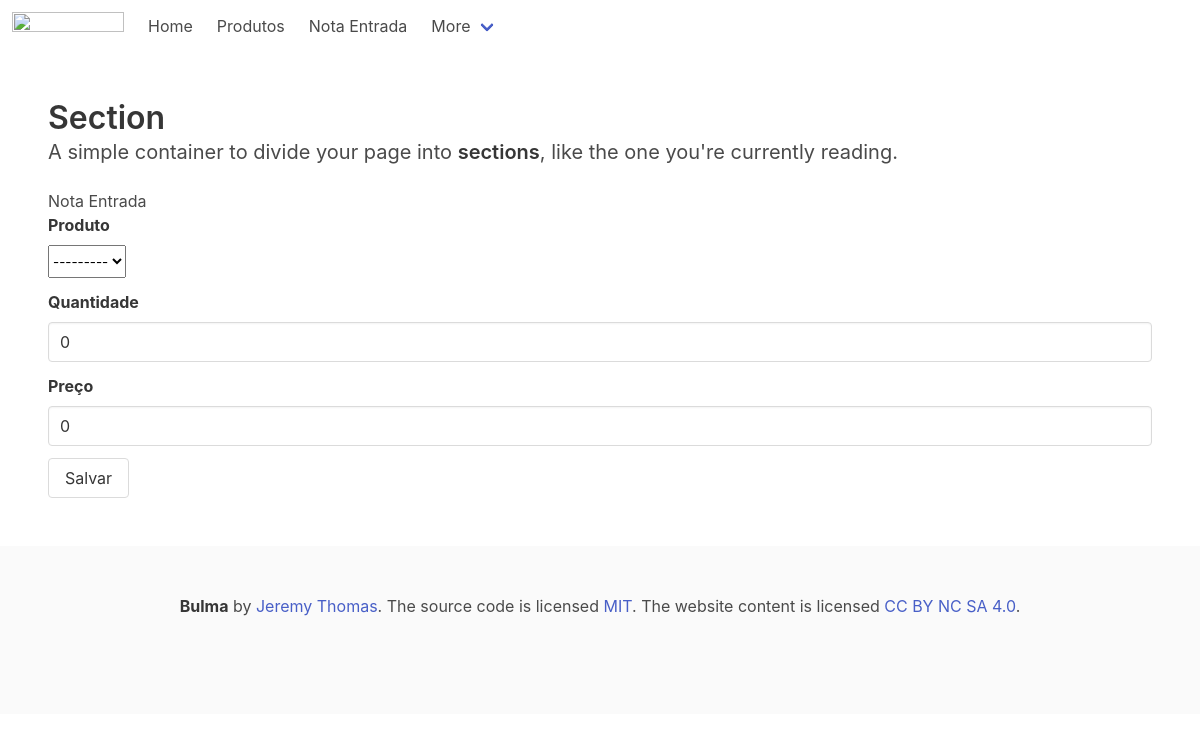
The page /entrada/notaEntradaNew/ on the database as committed earlier.
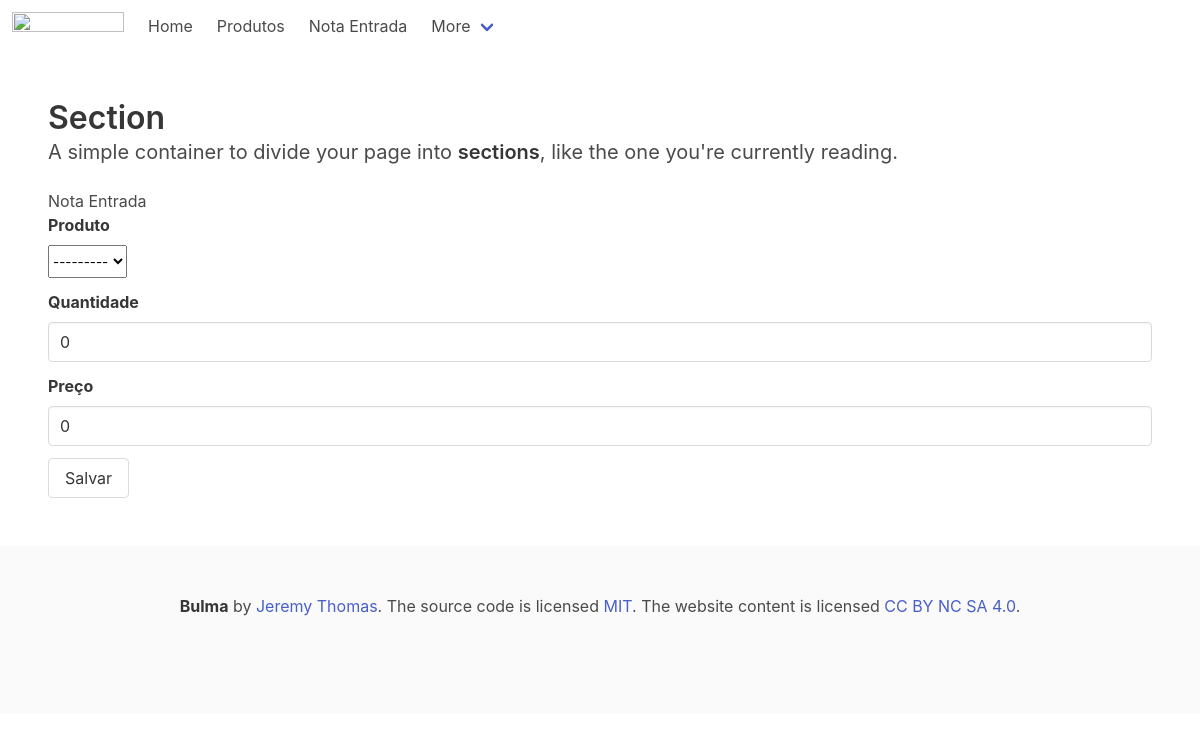
The same page on the database as committed later.
### produto/models.py (models this page shows)
class Produtos(models.Model):
    produto = models.CharField('Produto', max_length=200)
    cor = models.ForeignKey(Cores, on_delete=models.PROTECT)
    preco = models.DecimalField('Preço', decimal_places=2, max_digits=8, default=0)
    quantidade = models.IntegerField('Quantidade', default=0)
    def __str__(self) -> str:
        return self.produto

### notaEntrada/views.py (the view)
# urls.py: path('notaEntradaNew/', notaEntradaNew, name='notaEntradaNew'),
def notaEntradaNew(request):
    if request.method == 'POST':
        form = NotasEntradasForm(request.POST)
        if form.is_valid():
            form.save(commit=False)
            form.cleaned_data['produto'].quantidade = form.cleaned_data['produto'].quantidade + form.cleaned_data['quantidade']
            form.cleaned_data['produto'].preco = form.cleaned_data['preco']
            form.cleaned_data['produto'].save_base()
            form.save()
            return redirect('entrada:notaEntradaList')
    else:
        form = NotasEntradasForm()
        template_name = 'notaEntradaNew.html'
        context = {
            'form': form,
        }
        return render(request, template_name, context)

### notaEntrada/forms.py
class NotasEntradasForm(ModelForm):
    class Meta:
        model = NotasEntradas
        fields = ['produto', 'quantidade', 'preco']
        widgets = {
            'produto': Select(attrs={'class': 'select'}),
            'quantidade': TextInput(attrs={'class': 'input'}),
            'preco': TextInput(attrs={'class': 'input'}),
        }

### notaEntrada/templates/notaEntradaNew.html (shortened to what this page needs)
{% extends 'base.html' %}
{% block product %}
<h1>Nota Entrada</h1>
<form action="{% url 'entrada:notaEntradaNew' %}" method="post">
    {% for field in form %}
    <div class="field">
        <label class="label">{{ field.label }}</label>
        <div class="control">
            {{ field }}
        </div>
    </div>
    {% endfor %}
    <button class="button" type="submit">Salvar</button>
</form>
{% endblock %}

Rows that differ between the two databases and show on the page:
added Produtos: form "---------"
added Produtos: form "0" "0"
Other text that changed with them:
list line gone: "0"
